Frame 1 (no input): blank canvas, image omitted
Frame 60 (the mouse pressed at the canvas centre just before this capture): blank canvas, image omitted
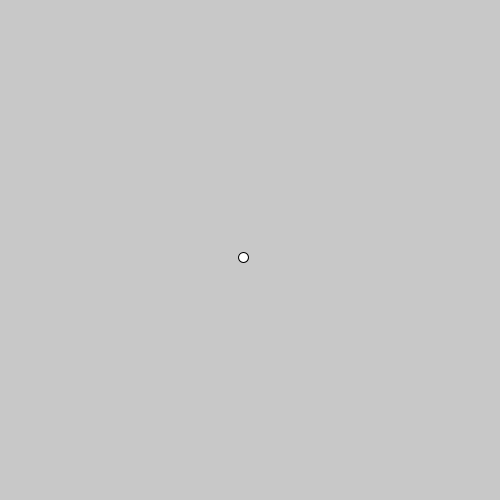
Frame 120 (the mouse held since frame 60 and released just before this capture)

The Processing sketch whose frames 1 and 60 were blank and that drew this single picture after the mouse press (run headless with seeded random() and noise(); from frame 60 on, the mouse is pressed at the canvas centre):

// Processing sketch: ArrayListExample
// ── ArrayListExample.pde
// initialisiere eine Variable als ArrayList für Vektoren
ArrayList<PVector> points = new ArrayList<PVector>();

void setup() {
  size(500, 500);
}

void update() {
  for(int i = 0; i < points.size(); i++) {
    points.get(i).add(PVector.random2D());
  }
}

void draw() {
  update();
  background(200);
  for(int i = 0; i < points.size(); i++) {
    // hole den Vektor an stelle 'i' in die Variable 'pos'
    PVector pos = points.get(i);
    // zeichne eine ellipse an die koordinaten von 'pos'
    ellipse(pos.x, pos.y, 10, 10);
  }
}

void mousePressed() {
  // füge einen Vektor zur ArrayList hinzu
  points.add(new PVector(mouseX, mouseY));
}
